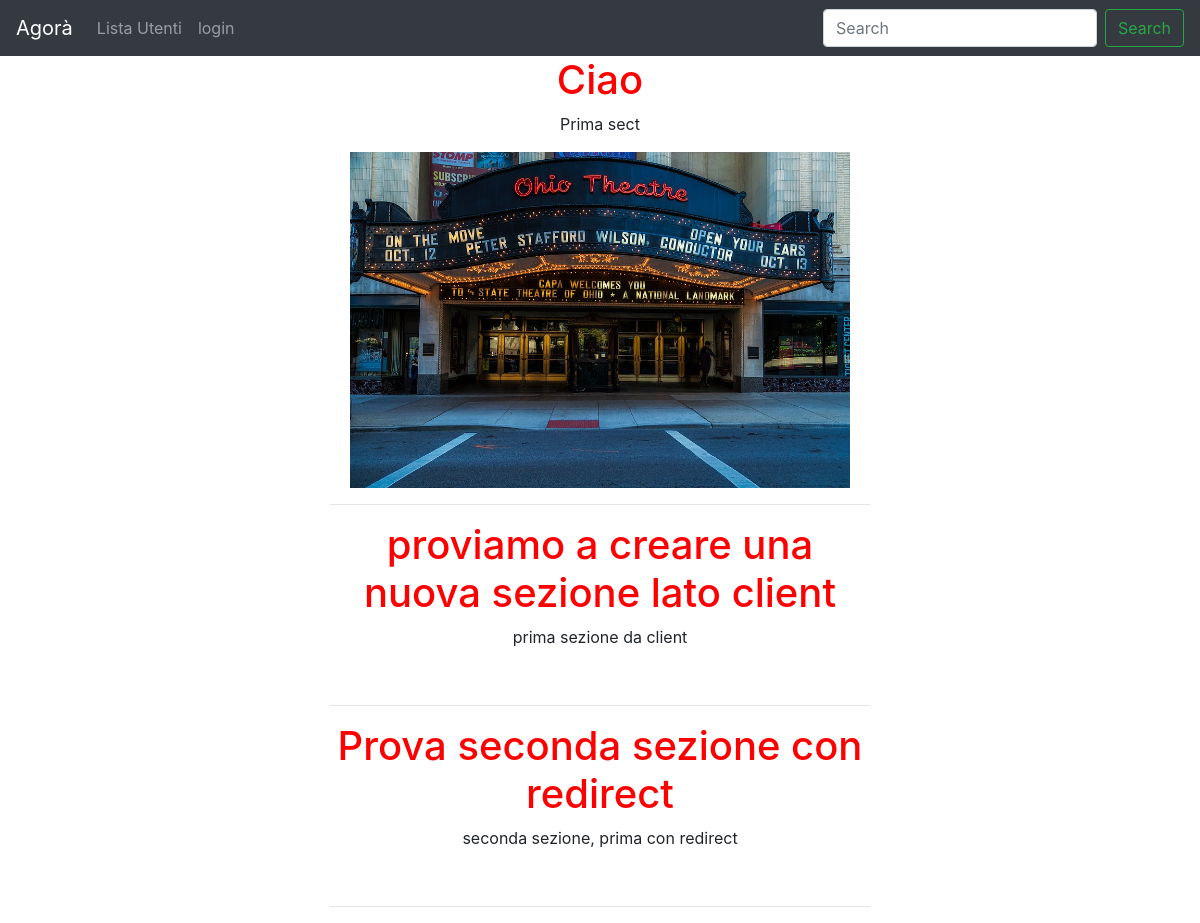
The page / on the database its author committed.
### forum/models.py (models this page shows, shortened)
class Sezione(models.Model):
    titolo = models.CharField(max_length = 80)
    descrizione = models.CharField(max_length = 150, blank=True, null=True )
    logo = models.ImageField(blank=True, null=True)
    def get_absolute_url(self):
        return reverse("show_sezione", kwargs={"pk":self.pk})
    class Meta:
        verbose_name = "Sezione"
        verbose_name_plural = "Sezioni"

### core/views.py (the view)
# urls.py: path('', views.Homepage.as_view(), name = "home"),
class Homepage(ListView):
    queryset = Sezione.objects.all
    template_name = "core/homepage.html"

### core/templates/core/homepage.html (shortened to what this page needs)
{% extends "base.html" %}
{% block content %}
  {% for sezione in object_list %}
    <h1><a href="{{sezione.get_absolute_url}}">{{sezione.titolo}}</a></h1>
    <p>{{sezione.descrizione}}</p>
    <img src="{{sezione.logo.url}}" alt="">
    <hr>
  {% endfor %}
{% endblock content %}

### templates/base.html (shortened to what this page needs)
{% load static %}
<!doctype html>
<html lang="en">
  <head>
    <link rel="stylesheet" href="https://stackpath.bootstrapcdn.com/bootstrap/4.4.1/css/bootstrap.min.css">
    <link rel="stylesheet" href="{% static 'css/style.css' %}">
  </head>
  <body>
    <nav class="navbar navbar-expand-lg navbar-dark bg-dark">
  <a class="navbar-brand" href="{% url 'home' %}">Agorà</a>
  <div class="collapse navbar-collapse" id="navbarSupportedContent">
    <ul class="navbar-nav mr-auto">
      <li class="nav-item">
        <a class="nav-link" href="{% url 'show_utenti' %}">Lista Utenti</a>
      </li>
      {% if request.user.is_authenticated %}
      <li class="nav-item dropdown">
        <a class="nav-link dropdown-toggle" href="#" id="navbarDropdown" role="button" data-toggle="dropdown" aria-haspopup="true" aria-expanded="false">
          {{request.user}}
        </a>
        <div class="dropdown-menu" aria-labelledby="navbarDropdown">
          <a class="dropdown-item" href="{% url 'show_profilo' username=user.username %}">Profilo Utente</a>
          <a class="dropdown-item" href="{% url 'password_change' %}">Aggiorna password</a>
          <div class="dropdown-divider"></div>
          <a class="dropdown-item" href="{% url 'logout' %}">Logout</a>
        </div>
      </li>
      {% else %}
      <li>
        <a class="nav-link dropdown" href="{% url 'login' %}">login</a>
      </li>
      {% endif %}
    </ul>
    <form class="form-inline my-2 my-lg-0" action="{% url 'f_cerca' %}">
      <input name="q" class="form-control mr-sm-2" type="search" placeholder="Search" aria-label="Search">
      <button class="btn btn-outline-success my-2 my-sm-0" type="submit">Search</button>
    </form>
  </div>
</nav>
    <div class="container">
      <div class="row justify-content-center">
        <div class="col-6 text-center">
          {% block content %}
          {% endblock %}
        </div>
      </div>
    </div>
  </body>
</html>

### Agora/static-storage/css/style.css (style rules this page uses)
a { color:red; }
img { width: 500px; }

### rows shown on the page
Sezione: titolo "Ciao", descrizione "Prima sect", logo (picture)
Sezione: titolo "proviamo a creare una nuova sezione lato client", descrizione "prima sezione da client"
Sezione: titolo "Prova seconda sezione con redirect", descrizione "seconda sezione, prima con redirect"
